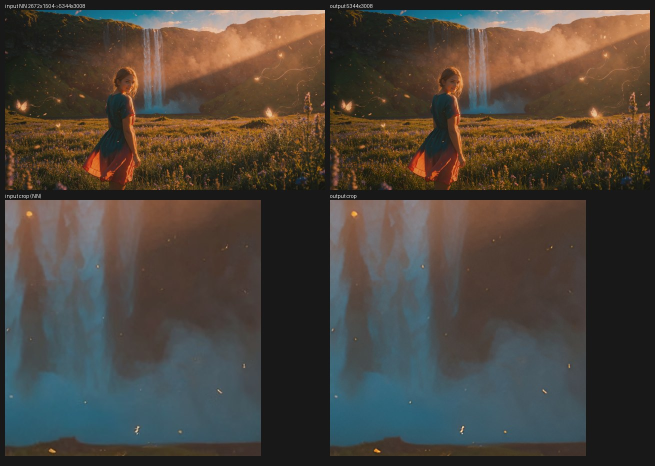
#> input picture tests/live/evidence/2026-10-06-image-dir-upscale/qa-luma-avif.jpg, 1310 x 932 px (shown at 1/2 size)
$ python -i animation.py   (imports and definitions only)
#> lines starting #> are read from the running program, lines starting #| are printed output that depends on the picture
"""Reassemble upscaled frames into an animation in the input's own container.

Controller-side only; Pillow is imported lazily inside functions. The pod
returns one RGB PNG per frame; this module puts the frames back together
with the durations, loop count and alpha the planner's converter read from
the source. Alpha never visits the pod (it returns RGB), so each mask is
resized on the controller with Lanczos and reattached — cheap, keeps
stickers transparent, and the mask's edges are interpolated rather than
model-upscaled.

Per-container writers, all Pillow ``save_all``:

* WebP — lossy at :data:`WEBP_QUALITY`, durations + loop, alpha kept.
* GIF — Pillow quantises each frame to a palette; alpha becomes 1-bit
  transparency via a reserved palette index (saving RGBA straight to GIF
  drops transparency entirely on Pillow 12).
* APNG — lossless, durations + loop, alpha kept. The PNG writer does NOT
  accept a generator for ``append_images`` (it yields a one-frame file), so
  this is the one container whose frames are materialised in memory.
* TIFF — multi-page, lossless, no timing.

A GIF with ``loop=None`` is written WITHOUT the Netscape extension (plays
once, as the input did); the WebP and APNG containers always carry a loop
field, so for them "absent" falls back to the writer default (0 = forever)
— the input's own loop value is always preserved when present.
"""

from __future__ import annotations

import io
from collections.abc import Iterator, Sequence
from pathlib import Path
from typing import TYPE_CHECKING, Any

if TYPE_CHECKING:
    from PIL import Image as _PILImage

WEBP_QUALITY = 90
"""Lossy animated-WebP quality; a knob waits for someone to need it."""

_GIF_TRANSPARENT_INDEX = 255
"""Palette index reserved for transparent pixels when any frame has alpha."""

_WRITERS: dict[str, str] = {
    ".webp": "WEBP",
    ".gif": "GIF",
    ".png": "PNG",
    ".tif": "TIFF",
    ".tiff": "TIFF",
}


# [5 lines that did not run here, left out]


# [19 lines that did not run here, left out]


# [9 lines that did not run here, left out]


# [89 lines that did not run here, left out]

>>> import cv2
>>> picture = cv2.imread('../../../tests/live/evidence/2026-10-06-image-dir-upscale/qa-luma-avif.jpg', cv2.IMREAD_GRAYSCALE)
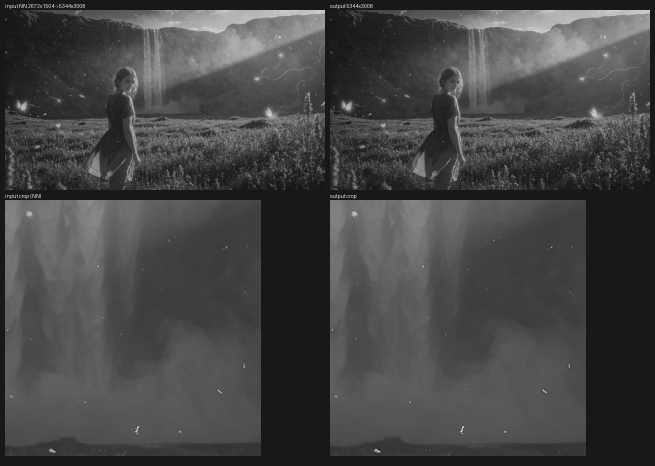
#> picture: shape (932, 1310) (shown at 1/2 size); min 6, max 241, mean 69.4
#> (the run stopped early here; a loop or call above may not have finished)
